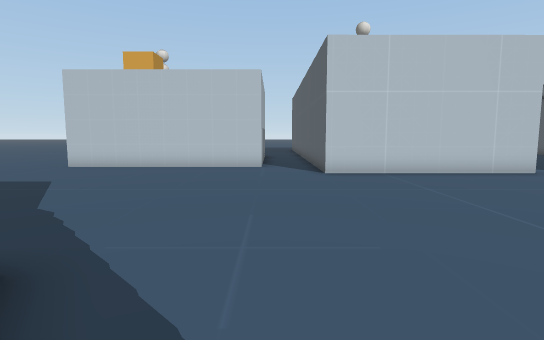
[1] (above)

24 first-person views from a walk through a Unity game level. The camera is 1.3 m above the floor, tilts 6° down and sees 80° across. The floor is counted in squares, 1 m on a side. Each view is taken from the middle of a square. On the plan, view 1 faces up. The plan holds only what a view shows up to about 14 squares ahead; the rest is blank. The place goes on beyond the plan. The player character is not drawn. Some surface patterns are stand-ins.

[2]
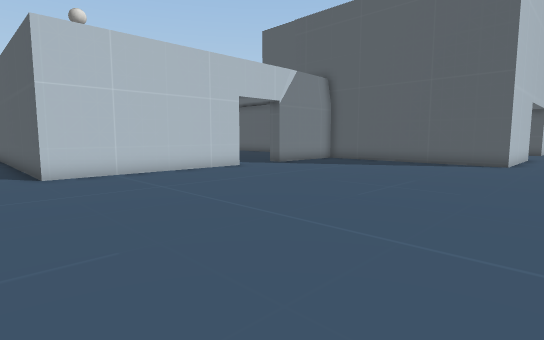

[3]
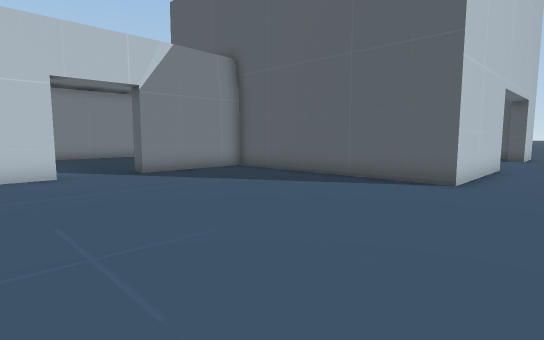

[4]
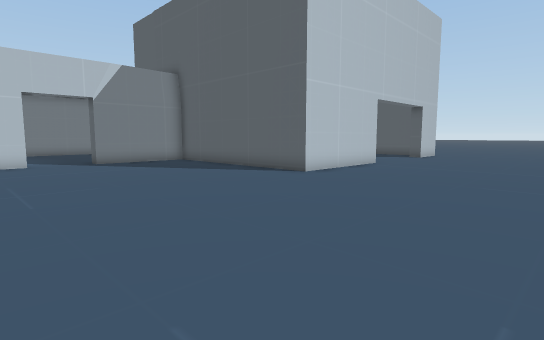

[5]
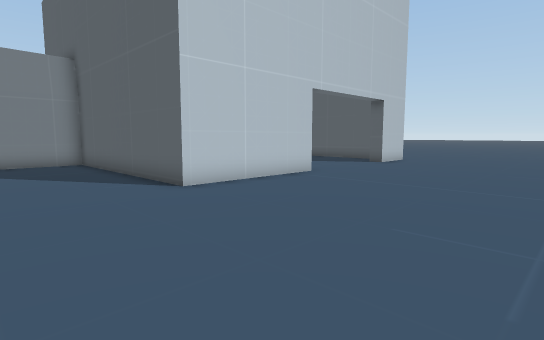

[6]
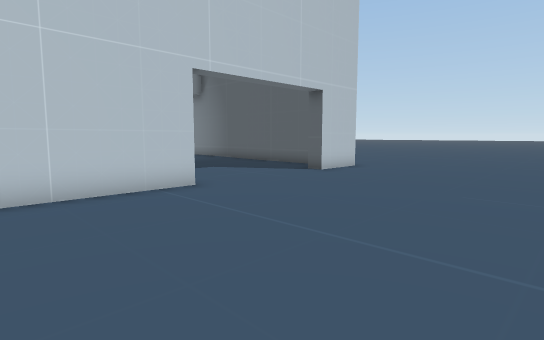

[7]
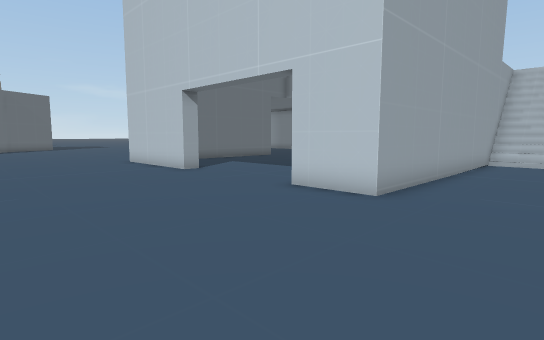

[8]
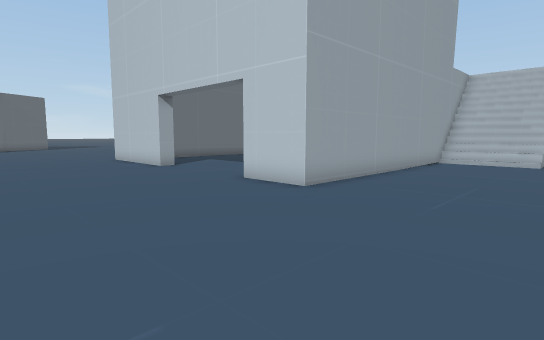

[9]
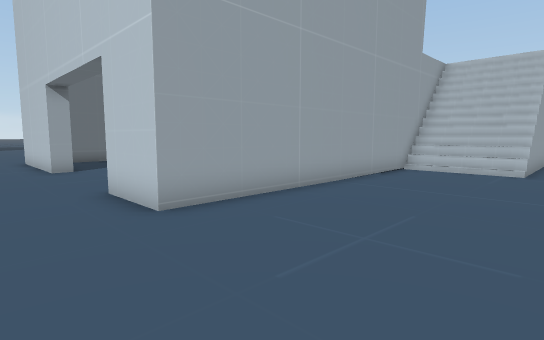

[10]
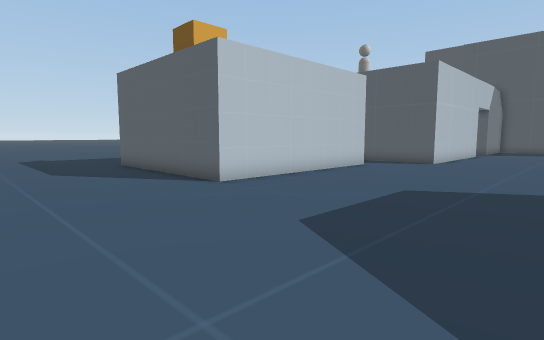

[11]
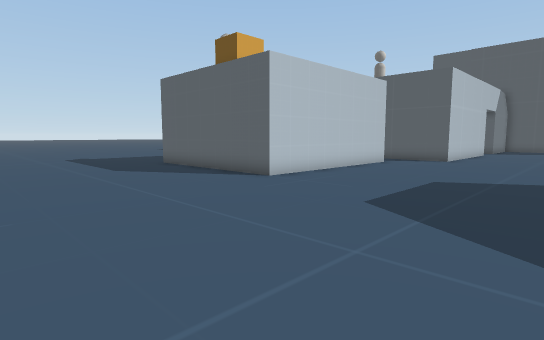

[12]
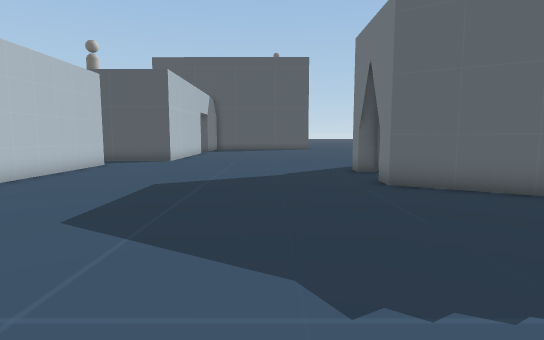

[13]
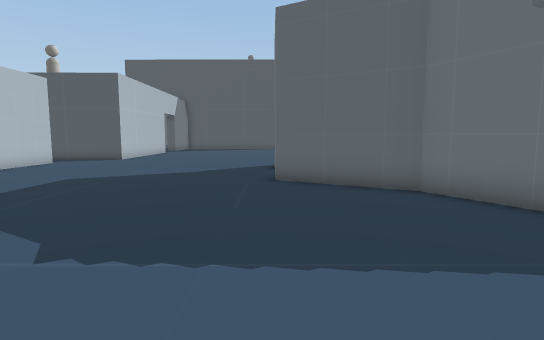

[14]
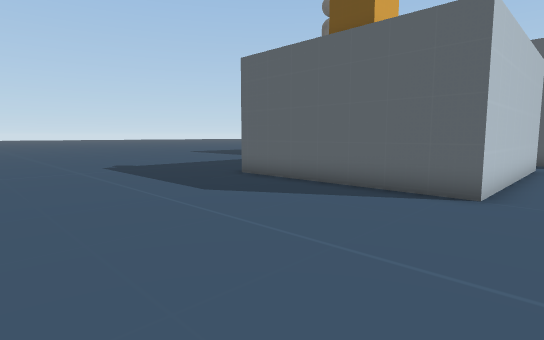

[15]
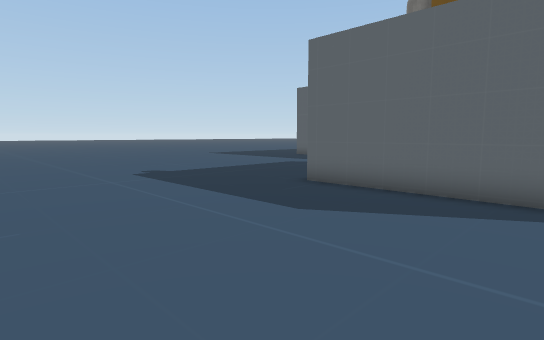

[16]
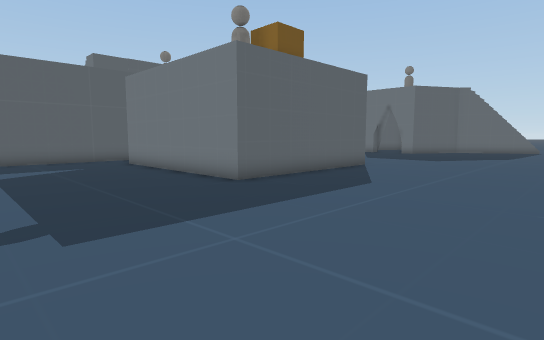

[17]
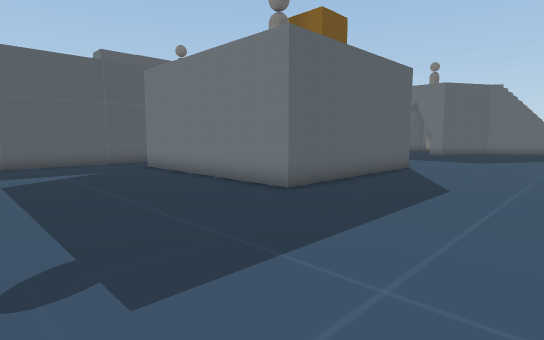

[18]
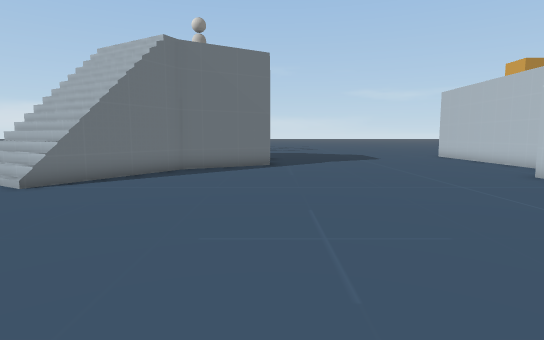

[19]
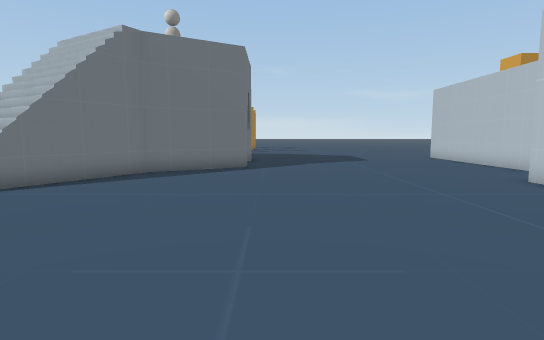

[20]
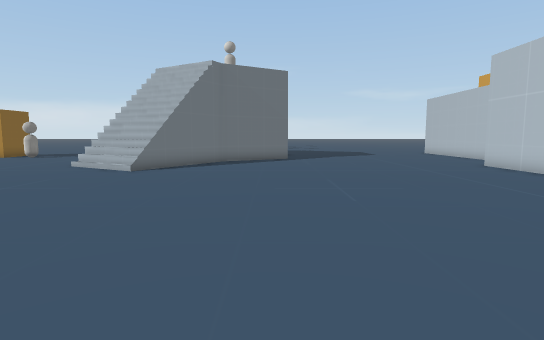

[21]
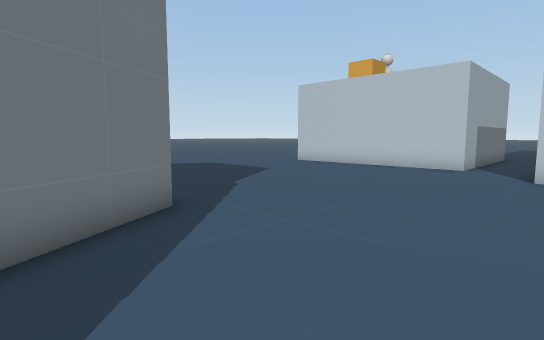

[22]
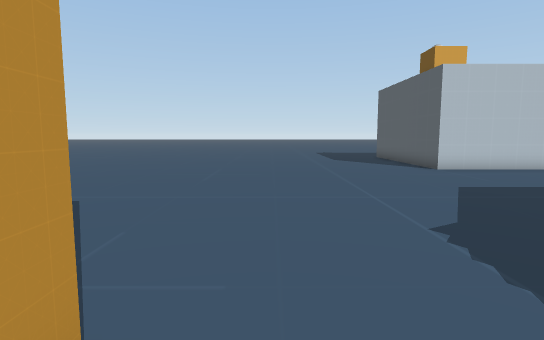

[23]
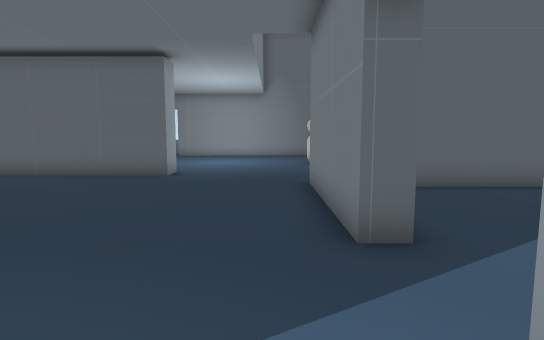

[24]
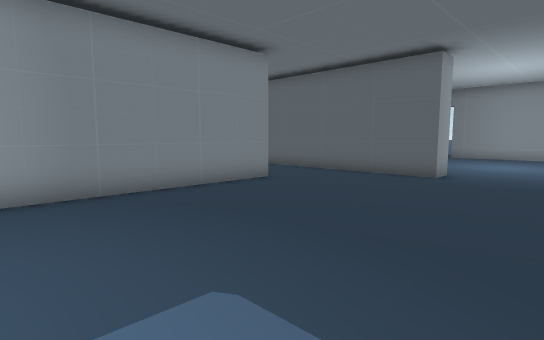

### Floor plan
Key: @ floor where view 1 was taken; # wall or solid block; . main floor; : floor 5 m higher than the main floor; / step, stairs or slope; = window, fence, low wall or low ledge; v drop or lower ground; O other object.
Columns run from 16 left of view 1 to 35 right of it. Each row starts with its distance up from view 1.
 27 .........
 26  .................#
 25 ..................#
 24 ..................#
 23 ..................#
 22 ..................               ..#
 21 ........########.        #######...#
 20 ........#                ..........#
 19 ........#               ...........#
 18 ........#         #     ...........#
 17 ........#       ..#     ...........##....
 16 ........#      #..#     ..................     ///
 15 ........#      #..#     ..................     ///.
 14 ........########..#      ...............      #///.
 13 ..................#     . .............       #///.
 12 ..................#      #..######.....       #....
 11 ..................########..#####             #....
 10 ................................#             #....
  9 ................................#             #....
  8 ................................#             #....
  7 ................................#             #....
  6 ................................#      ....   #.....
  5 ................................#     ......  #.....
  4 ................................#   ......... #.....
  3 ..........v..v..................######......###.....
  2 # .......#    #.....................................
  1  ........O    O.....................................
  0    .....#      :@...................................
 -1     .../        /...................................
 -2      ///        / /.................................
 -3                //////...............................
 -4               =//////............................. .
 -5                #////....................

Where each view was taken, in squares from view 1:
view 1: 0 up, 0 right, facing up
view 2: 0 up, 0 right, facing up-right
view 3: 0 up, 7 right, facing up-right
view 4: 5 down, 7 right, facing up-right
view 5: 5 down, 12 right, facing up-right
view 6: 5 down, 17 right, facing up-right
view 7: 4 down, 33 right, facing up-left
view 8: 4 down, 35 right, facing up-left
view 9: 0 up, 35 right, facing up-left
view 10: 6 up, 14 left, facing up-right
view 11: 6 up, 16 left, facing up-right
view 12: 6 up, 15 left, facing right
view 13: 3 up, 16 left, facing right
view 14: 12 up, 16 left, facing up-right
view 15: 15 up, 16 left, facing up-right
view 16: 27 up, 16 left, facing down-right
view 17: 27 up, 14 left, facing down-right
view 18: 3 up, 12 right, facing left
view 19: 4 up, 11 right, facing left
view 20: 2 up, 16 right, facing left
view 21: 0 up, 3 right, facing up-left
view 22: 1 up, 15 left, facing up
view 23: 13 up, 8 right, facing right
view 24: 13 up, 8 right, facing up-right
